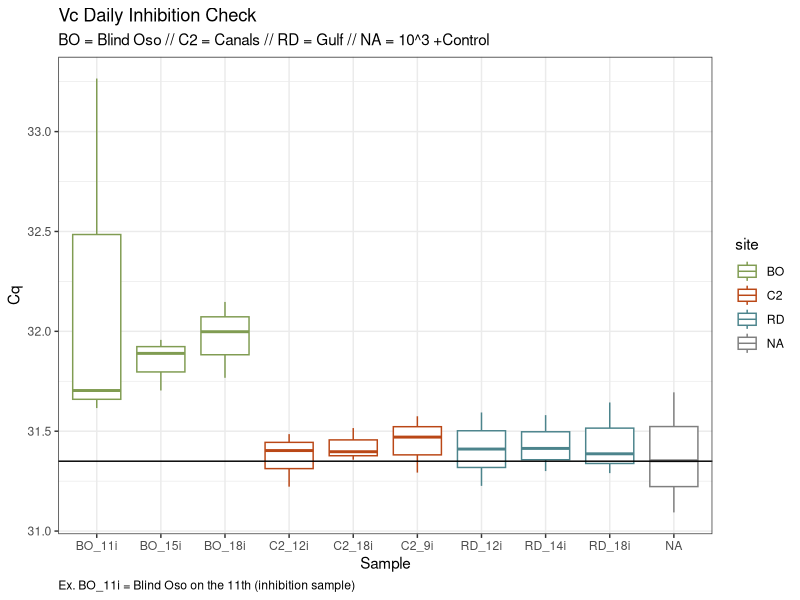

Here is the R script that generated this plot:
## ---- chunk 1
library(here)
library(tidyverse)
library(lubridate)
## ---- chunk 2
vc<- read_csv(here("data", "raw_data","vc_daily_inh.csv"))
## ---- chunk 3
vc<- vc %>%
  mutate(site = substr(Sample, 1,2)) %>% #Make Site column
  filter(!Content %in% "NTC") %>% #Take out NTC
  select(site, Cq, Sample) #Select colummns of interest
## ---- chunk 4
vc %>%
  ggplot() + geom_boxplot(
    aes(x = Sample,
        y = Cq,
        color = site)) +
  geom_hline(yintercept = 31.35)+
  theme_bw()+
  labs(
    title= "Vc Daily Inhibition Check",
    subtitle = "BO = Blind Oso // C2 = Canals // RD = Gulf // NA = 10^3 +Control",
    caption = "Ex. BO_11i = Blind Oso on the 11th (inhibition sample)")+
  theme(
    plot.caption = element_text(hjust = 0)) +
  scale_color_manual(values = c("BO" = "#809C52",
                                "C2" = "#ba4716",
                                "RD" = "#4c848c"))
